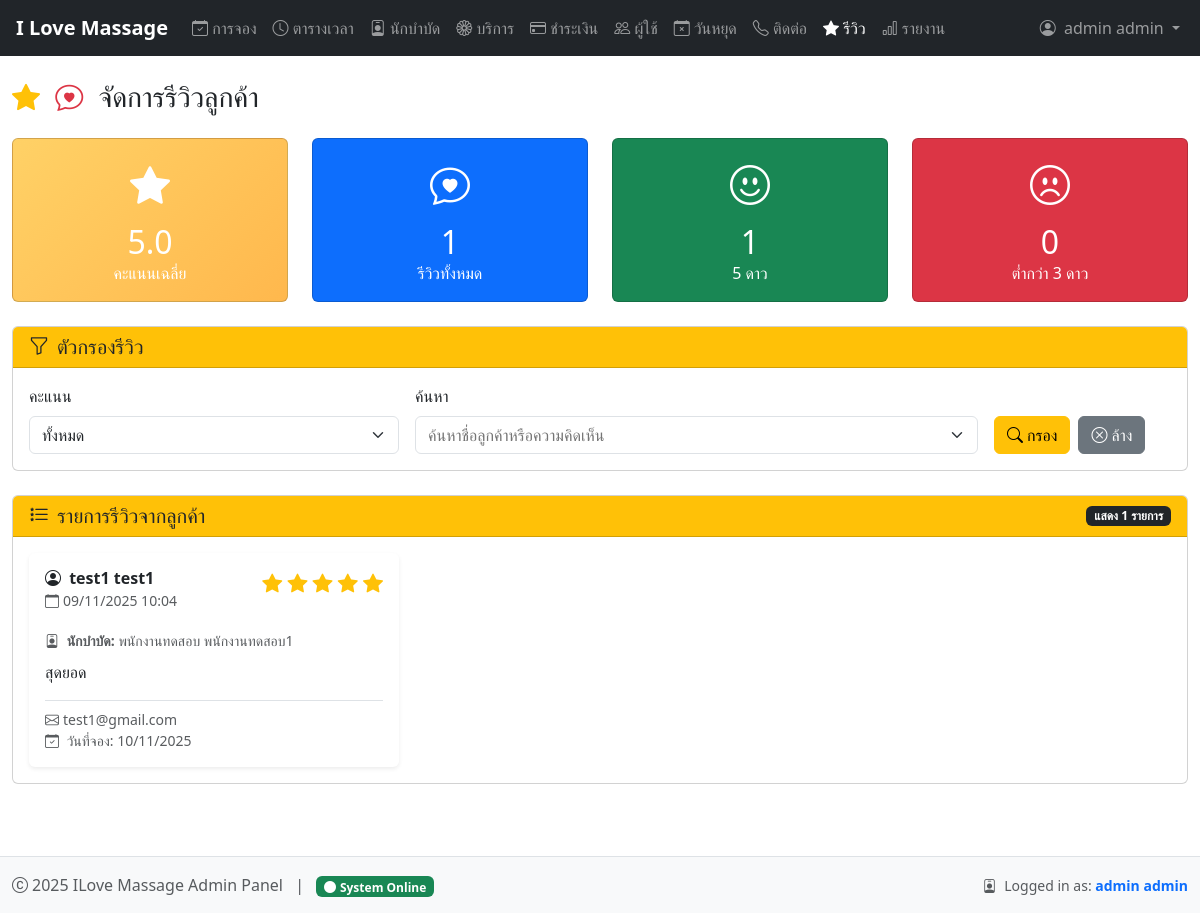
/admin/review.php (signed in), run on the app's committed database.
### tables this page shows
CREATE TABLE `reviews` (
  `review_id` int(11) NOT NULL,
  `booking_id` int(11) NOT NULL,
  `customer_id` int(11) NOT NULL,
  `therapist_id` int(11) NOT NULL,
  `rating` int(11) DEFAULT NULL CHECK (`rating` >= 1 and `rating` <= 5),
  `comment` text DEFAULT NULL,
  `created_at` timestamp NOT NULL DEFAULT current_timestamp()
);

CREATE TABLE `users` (
  `user_id` int(11) NOT NULL,
  `username` varchar(50) NOT NULL,
  `email` varchar(100) NOT NULL,
  `password_hash` varchar(255) NOT NULL,
  `full_name` varchar(100) NOT NULL,
  `phone` varchar(20) NOT NULL,
  `role` enum('customer','admin') DEFAULT 'customer',
  `created_at` timestamp NOT NULL DEFAULT current_timestamp(),
  `updated_at` timestamp NOT NULL DEFAULT current_timestamp() ON UPDATE current_timestamp(),
  `is_active` tinyint(1) DEFAULT 1
);

CREATE TABLE `therapists` (
  `therapist_id` int(11) NOT NULL,
  `full_name` varchar(100) NOT NULL,
  `phone` varchar(20) DEFAULT NULL,
  `specialization` text DEFAULT NULL,
  `image_url` varchar(255) DEFAULT NULL,
  `is_available` tinyint(1) DEFAULT 1,
  `created_at` timestamp NOT NULL DEFAULT current_timestamp(),
  `updated_at` timestamp NOT NULL DEFAULT current_timestamp() ON UPDATE current_timestamp()
);

CREATE TABLE `bookings` (
  `booking_id` int(11) NOT NULL,
  `customer_id` int(11) NOT NULL,
  `therapist_id` int(11) NOT NULL,
  `massage_type_id` int(11) NOT NULL,
  `booking_date` date NOT NULL,
  `start_time` time NOT NULL,
  `end_time` time NOT NULL,
  `status` enum('pending','confirmed','completed','cancelled','no_show') DEFAULT 'pending',
  `total_price` decimal(10,2) NOT NULL,
  `notes` text DEFAULT NULL,
  `created_at` timestamp NOT NULL DEFAULT current_timestamp(),
  `updated_at` timestamp NOT NULL DEFAULT current_timestamp() ON UPDATE current_timestamp()
);

### admin/includes/db_helper.php (called while the page is built, shortened)
<?php
class DatabaseHelper {
    private $conn;
    public function __construct($connection) {
        $this->conn = $connection;
    }
    public function execute($sql, $params = [], $types = '') {
        $stmt = $this->conn->prepare($sql);
        $result = $stmt->execute();
        return $stmt;
    }
    public function fetchOne($sql, $params = [], $types = '') {
        $stmt = $this->execute($sql, $params, $types);
        $result = $stmt->get_result();
        return $result->fetch_assoc();
    }
    public function fetchAll($sql, $params = [], $types = '') {
        $stmt = $this->execute($sql, $params, $types);
        $result = $stmt->get_result();
        $rows = [];
        while ($row = $result->fetch_assoc()) {
            $rows[] = $row;
        }
        return $rows;
    }
}
?>

### admin/review.php (the view, shortened to what this page needs)
<?php
require_once '../config/database.php';
require_once 'includes/db_helper.php';
$dbHelper = new DatabaseHelper($conn);
$filter_search = $_GET['search'] ?? '';
try {
    $params = [];
    $types = "";
    $where_sql = "";
    $sql = "SELECT r.*,
               u.full_name as customer_name,
               u.email as customer_email,
               u.phone as customer_phone,
               t.full_name as therapist_name,
               b.booking_date,
               DATE_FORMAT(r.created_at, '%d/%m/%Y %H:%i') as formatted_date
        FROM reviews r
        LEFT JOIN users u ON r.customer_id = u.user_id
        LEFT JOIN therapists t ON r.therapist_id = t.therapist_id
        LEFT JOIN bookings b ON r.booking_id = b.booking_id
        $where_sql
        ORDER BY r.created_at DESC";
    if (!empty($params)) {
        $reviews = $dbHelper->fetchAll($sql, $params, $types);
    } else {
        $reviews = $dbHelper->fetchAll($sql);
    }
} catch (Exception $e) {
    logError('Database error fetching reviews: ' . $e->getMessage(), [
        'trace' => $e->getTraceAsString()
    ]);
    $error = 'เกิดข้อผิดพลาดในการดึงข้อมูลรีวิว';
    $reviews = [];
}
try {
    $review_stats = $dbHelper->fetchOne("
        SELECT
            COUNT(*) as total_reviews,
            AVG(rating) as avg_rating,
            SUM(CASE WHEN rating = 5 THEN 1 ELSE 0 END) as five_star,
            SUM(CASE WHEN rating = 4 THEN 1 ELSE 0 END) as four_star,
            SUM(CASE WHEN rating = 3 THEN 1 ELSE 0 END) as three_star,
            SUM(CASE WHEN rating <= 2 THEN 1 ELSE 0 END) as low_rating
        FROM reviews
    ");
} catch (Exception $e) {
    logError('Database error fetching review stats: ' . $e->getMessage(), [
        'trace' => $e->getTraceAsString()
    ]);
    $review_stats = ['total_reviews' => 0, 'avg_rating' => 0, 'five_star' => 0, 'four_star' => 0, 'three_star' => 0, 'low_rating' => 0];
}
?>
<!DOCTYPE html>
<html lang="th">
<head>
    <?php include '../templates/admin-head.php'; ?>
</head>
<body>
    <?php include '../templates/navbar-admin.php'; ?>
    <div class="container-fluid py-4">
        <div class="d-flex justify-content-between align-items-center mb-4">
            <h1 class="h3 mb-0">
                <i class="bi bi-star-fill text-warning me-2"></i>
                <i class="bi bi-chat-heart text-danger me-2"></i>
                จัดการรีวิวลูกค้า
            </h1>
        </div>
        <div class="row g-4 mb-4">
            <div class="col-12 col-sm-6 col-lg-3">
                <div class="card text-white" style="background: linear-gradient(135deg, #ffd166 0%, #ffb84d 100%);">
                    <div class="card-body text-center">
                        <div class="fs-1 mb-2">
                            <i class="bi bi-star-fill"></i>
                        </div>
                        <h2 class="card-title mb-0"><?= number_format($review_stats['avg_rating'], 1) ?></h2>
                        <p class="card-text mb-0">คะแนนเฉลี่ย</p>
                    </div>
                </div>
            </div>
            <div class="col-12 col-sm-6 col-lg-3">
                <div class="card text-white bg-primary">
                    <div class="card-body text-center">
                        <div class="fs-1 mb-2">
                            <i class="bi bi-chat-heart"></i>
                        </div>
                        <h2 class="card-title mb-0"><?= $review_stats['total_reviews'] ?></h2>
                        <p class="card-text mb-0">รีวิวทั้งหมด</p>
                    </div>
                </div>
            </div>
            <div class="col-12 col-sm-6 col-lg-3">
                <div class="card text-white bg-success">
                    <div class="card-body text-center">
                        <div class="fs-1 mb-2">
                            <i class="bi bi-emoji-smile"></i>
                        </div>
                        <h2 class="card-title mb-0"><?= $review_stats['five_star'] ?></h2>
                        <p class="card-text mb-0">5 ดาว</p>
                    </div>
                </div>
            </div>
            <div class="col-12 col-sm-6 col-lg-3">
                <div class="card text-white bg-danger">
                    <div class="card-body text-center">
                        <div class="fs-1 mb-2">
                            <i class="bi bi-emoji-frown"></i>
                        </div>
                        <h2 class="card-title mb-0"><?= $review_stats['low_rating'] ?></h2>
                        <p class="card-text mb-0">ต่ำกว่า 3 ดาว</p>
                    </div>
                </div>
            </div>
        </div>
        <div class="card mb-4">
            <div class="card-header bg-warning text-dark">
                <h5 class="mb-0"><i class="bi bi-funnel me-2"></i>ตัวกรองรีวิว</h5>
            </div>
            <div class="card-body">
                <form method="GET" class="row g-3">
                    <div class="col-md-4">
                        <label class="form-label">คะแนน</label>
                        <select name="rating" class="form-select">
                            <option value="">ทั้งหมด</option>
                        </select>
                    </div>
                    <div class="col-md-6">
                        <label class="form-label">ค้นหา</label>
                        <input type="text" name="search" class="form-select"
                            placeholder="ค้นหาชื่อลูกค้าหรือความคิดเห็น"
                            value="<?= htmlspecialchars($filter_search) ?>">
                    </div>
                    <div class="col-md-2 d-flex align-items-end">
                        <button type="submit" class="btn btn-warning me-2">
                            <i class="bi bi-search me-1"></i>กรอง
                        </button>
                        <a href="review.php" class="btn btn-secondary">
                            <i class="bi bi-x-circle me-1"></i>ล้าง
                        </a>
                    </div>
                </form>
            </div>
        </div>
        <div class="card">
            <div class="card-header bg-warning text-dark d-flex justify-content-between align-items-center">
                <h5 class="mb-0"><i class="bi bi-list-stars me-2"></i>รายการรีวิวจากลูกค้า</h5>
                <span class="badge bg-dark">แสดง <?= count($reviews) ?> รายการ</span>
            </div>
            <div class="card-body">
                <?php if (empty($reviews)): ?>
                    <div class="text-center py-5">
                        <i class="bi bi-star fs-1 text-muted mb-3"></i>
                        <h5>ยังไม่มีรีวิวจากลูกค้า</h5>
                        <p class="text-muted">รอลูกค้าส่งรีวิวเข้ามาในระบบ</p>
                    </div>
                <?php else: ?>
                    <div class="row g-3">
                        <?php foreach ($reviews as $review): ?>
                            <div class="col-md-6 col-lg-4">
                                <div class="card border-0 shadow-sm h-100">
                                    <div class="card-body">
                                        <div class="d-flex justify-content-between align-items-start mb-3">
                                            <div>
                                                <h6 class="mb-0 fw-bold">
                                                    <i class="bi bi-person-circle me-1"></i>
                                                    <?= htmlspecialchars($review['customer_name'] ?? 'ลูกค้า') ?>
                                                </h6>
                                                <small class="text-muted">
                                                    <i class="bi bi-calendar me-1"></i><?= $review['formatted_date'] ?>
                                                </small>
                                            </div>
                                            <div class="text-warning fs-5">
                                                <?php for ($i = 1; $i <= 5; $i++): ?>
                                                    <i class="bi bi-star<?= $i <= $review['rating'] ? '-fill' : '' ?>"></i>
                                                <?php endfor; ?>
                                            </div>
                                        </div>
                                        <?php if ($review['therapist_name']): ?>
                                            <div class="mb-2">
                                                <small class="text-muted">
                                                    <i class="bi bi-person-badge me-1"></i>
                                                    <strong>นักบำบัด:</strong> <?= htmlspecialchars($review['therapist_name']) ?>
                                                </small>
                                            </div>
                                        <?php endif; ?>
                                        <div class="mb-3">
                                            <p class="card-text mb-0"><?= nl2br(htmlspecialchars($review['comment'] ?? 'ไม่มีความคิดเห็น')) ?></p>
                                        </div>
                                        <div class="border-top pt-2">
                                            <?php if ($review['customer_email']): ?>
                                                <small class="text-muted d-block">
                                                    <i class="bi bi-envelope me-1"></i><?= htmlspecialchars($review['customer_email']) ?>
                                                </small>
                                            <?php endif; ?>
                                            <?php if ($review['booking_date']): ?>
                                                <small class="text-muted d-block">
                                                    <i class="bi bi-calendar-check me-1"></i>
                                                    วันที่จอง: <?= date('d/m/Y', strtotime($review['booking_date'])) ?>
                                                </small>
                                            <?php endif; ?>
                                        </div>
                                    </div>
                                </div>
                            </div>
                        <?php endforeach; ?>
                    </div>
                <?php endif; ?>
            </div>
        </div>
    </div>
    <?php include '../templates/footer-admin.php'; ?>
</body>
</html>

### admin/css/admin-simple.css (style rules this page uses)
.container-fluid { max-width: 1400px; }

### data on the page
reviews: customer.full_name "test1 test1", formatted_date "09/11/2025 10:04", rating 5 (drawn), therapist.full_name "พนักงานทดสอบ พนักงานทดสอบ1", comment "สุดยอด", customer.email "test1@gmail.com", booking.booking_date "10/11/2025"

### other printed values
$_SESSION['full_name'] "admin admin"
$review_stats['avg_rating'] "5.0"
$review_stats['total_reviews'] "1"
$review_stats['five_star'] "1"
$review_stats['low_rating'] "0"
count($reviews) "1"
